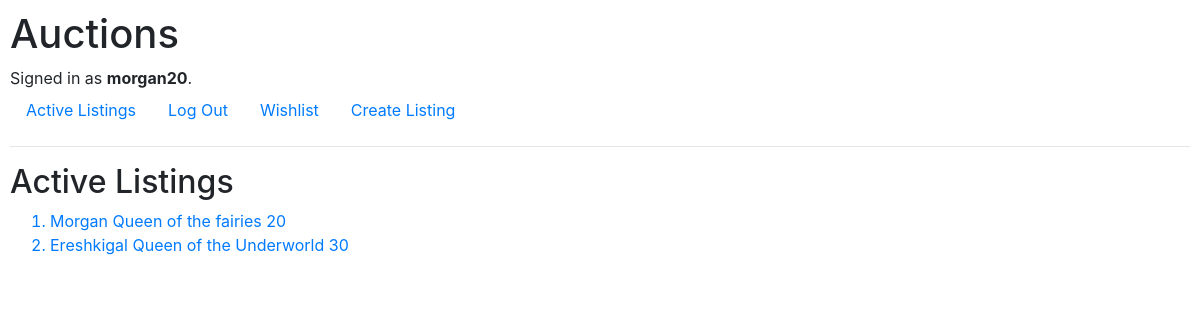
/auctions/ (signed in), run on an earlier commit of the app's database.
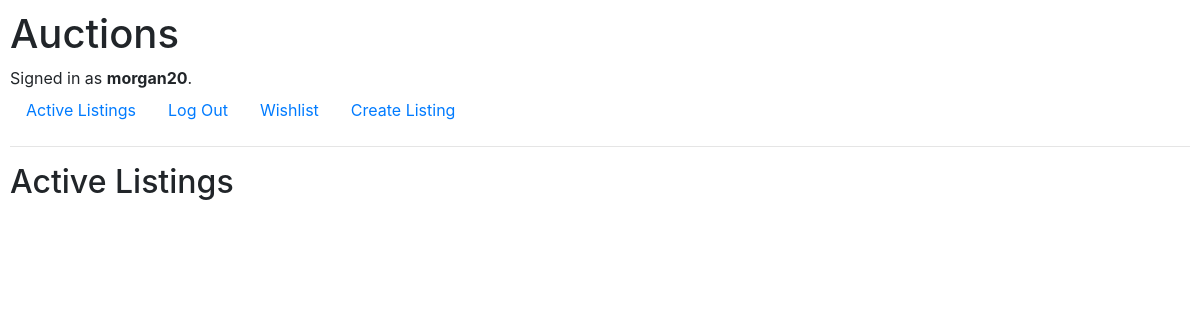
And on a later commit of the database.
### auctions/models.py (models this page shows)
class Listing(models.Model):
    creator = models.CharField(max_length=64)
    title = models.CharField(max_length=64)
    description = models.CharField(max_length=64)
    price = models.IntegerField()
    users = models.ManyToManyField(User, blank=True, related_name= "wishlist")
    def __str__(self):
        return f"{self.title} {self.description} {self.price}"

### auctions/views.py (the view)
# urls.py: path("", views.index, name="index"),
def index(request):
    return render(request, "auctions/index.html", {
        "listings": Listing.objects.all()
    })

### auctions/templates/auctions/index.html
{% extends "auctions/layout.html" %}
{% block body %}
    <h2>Active Listings</h2>
    <ol>
        {% for listing in listings %}
            <a href="{% url 'listing' listing.title %}"><li>{{ listing }}</li></a>
        {% endfor %}
    </ol>
{% endblock %}

What changed in the data, as far as the page shows it:
removed Listing: title+description+price "Morgan Queen of the fairies 20"
removed Listing: title+description+price "Ereshkigal Queen of the Underworld 30"
